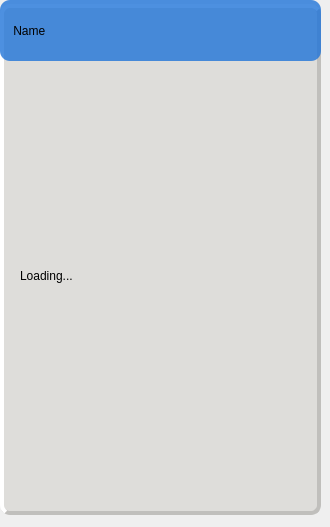
<?xml version="1.0" encoding="UTF-8"?>
<ui version="4.0">
 <class>hp_widget_generic_infostring</class>
 <widget class="QWidget" name="hp_widget_generic_infostring">
  <property name="geometry">
   <rect>
    <x>0</x>
    <y>0</y>
    <width>330</width>
    <height>527</height>
   </rect>
  </property>
  <property name="windowTitle">
   <string>Form</string>
  </property>
  <widget class="QWidget" name="widget" native="true">
   <property name="geometry">
    <rect>
     <x>0</x>
     <y>0</y>
     <width>321</width>
     <height>521</height>
    </rect>
   </property>
   <widget class="QPushButton" name="pushButton">
    <property name="geometry">
     <rect>
      <x>0</x>
      <y>4</y>
      <width>321</width>
      <height>511</height>
     </rect>
    </property>
    <property name="styleSheet">
     <string notr="true">border-color: rgb(192, 191, 188);
 border-style: outset;
border-radius: 10px;
background-color: rgb(222, 221, 218);
 border-width: 4px;
</string>
    </property>
    <property name="text">
     <string/>
    </property>
   </widget>
   <widget class="QLabel" name="l_name">
    <property name="geometry">
     <rect>
      <x>0</x>
      <y>0</y>
      <width>321</width>
      <height>61</height>
     </rect>
    </property>
    <property name="styleSheet">
     <string notr="true">font: 20pt &quot;Ubuntu&quot;;
color: rgb(0,0,0);
background-color: rgba(28, 113, 216,200);
border-radius: 10px;
</string>
    </property>
    <property name="text">
     <string>    Name</string>
    </property>
   </widget>
   <widget class="QLabel" name="l_info">
    <property name="geometry">
     <rect>
      <x>20</x>
      <y>70</y>
      <width>281</width>
      <height>411</height>
     </rect>
    </property>
    <property name="styleSheet">
     <string notr="true">background-color: rgb(222, 221, 218);
color: rgb(0,0,0);
font: 15pt &quot;Ubuntu&quot;;</string>
    </property>
    <property name="text">
     <string>Loading...</string>
    </property>
   </widget>
  </widget>
 </widget>
 <resources/>
 <connections/>
</ui>
